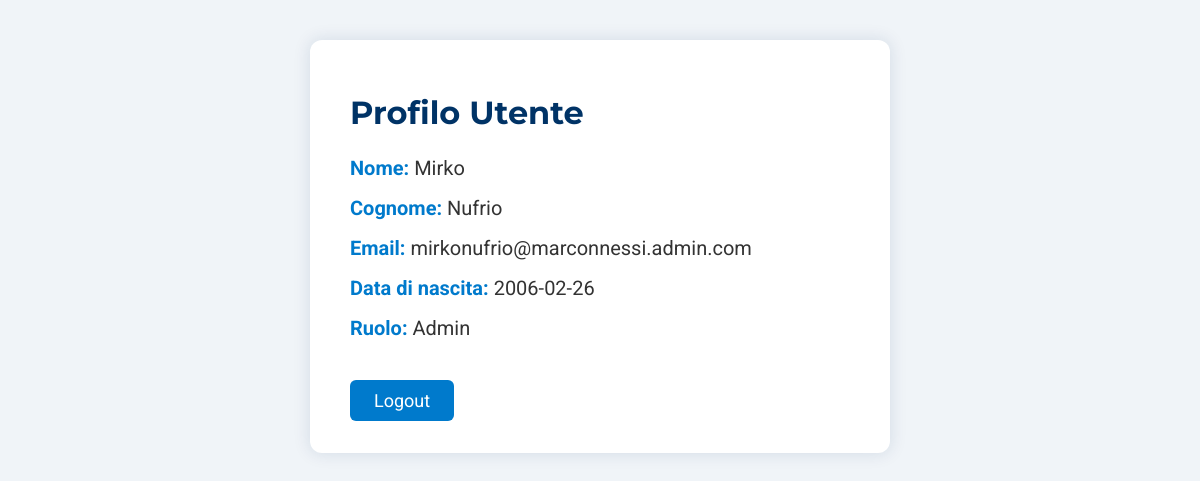
/marconnessi/pages/profilo.php (signed in), run on the app's committed database.
### tables this page shows
CREATE TABLE `persone` (
  `id_persona` int(11) NOT NULL,
  `mail` varchar(319) NOT NULL,
  `password` varchar(255) NOT NULL,
  `nome` varchar(30) NOT NULL,
  `cognome` varchar(30) NOT NULL,
  `data_nascita` date NOT NULL,
  `ruolo` int(11) NOT NULL,
  `created` timestamp NOT NULL DEFAULT current_timestamp() ON UPDATE current_timestamp()
);

### marconnessi/pages/profilo.php (the view, shortened to what this page needs)
<?php
$database = new Database();
$conn = $database->getConnection();
$id_persona = $_SESSION["id_persona"];
$sql = "SELECT nome, cognome, mail, data_nascita, ruolo FROM persone WHERE id_persona = ?";
$stmt = $conn->prepare($sql);
$stmt->bind_param("i", $id_persona);
$stmt->execute();
$stmt->bind_result($nome, $cognome, $mail, $data_nascita, $ruolo);
$ruoli = [1 => "Admin", 2 => "Docente", 3 => "Studente"];
$ruolo_testo = isset($ruoli[$ruolo]) ? $ruoli[$ruolo] : "Sconosciuto";
?>
<!DOCTYPE html>
<html lang="it">
<head>
</head>
<body>
<div class="container">
    <h1>Profilo Utente</h1>
    <div class="profile-info"><span class="profile-label">Nome:</span> <?php echo htmlspecialchars($nome); ?></div>
    <div class="profile-info"><span class="profile-label">Cognome:</span> <?php echo htmlspecialchars($cognome); ?></div>
    <div class="profile-info"><span class="profile-label">Email:</span> <?php echo htmlspecialchars($mail); ?></div>
    <div class="profile-info"><span class="profile-label">Data di nascita:</span> <?php echo htmlspecialchars($data_nascita); ?></div>
    <div class="profile-info"><span class="profile-label">Ruolo:</span> <?php echo htmlspecialchars($ruolo_testo); ?></div>
    <a href="../logout.php" class="logout-btn">Logout</a>
</div>
</body>
</html>

### marconnessi/pages/profilo.php (style rules this page uses)
body { margin: 0; font-family: 'Roboto', sans-serif; background-color: #f0f4f8; }
.container { max-width: 500px; margin: 40px auto; background: #fff; border-radius: 12px; box-shadow: 0 0 16px 2px rgba(0,51,102,0.10); padding: 32px 40px; }
h1 { font-family: 'Montserrat', sans-serif; color: #003366; font-size: 32px; margin-bottom: 24px; }
.profile-info { font-size: 20px; color: #333; margin-bottom: 16px; }
.profile-label { font-weight: bold; color: #007acc; }
.logout-btn { display: inline-block; margin-top: 24px; padding: 10px 24px; background: #007acc; color: #fff; border: none; border-radius: 6px; font-size: 18px; cursor: pointer; text-decoration: none; transition: background 0.2s; }

### data on the page
persone: nome "Mirko", cognome "Nufrio", mail "mirkonufrio@marconnessi.admin.com", data_nascita "2006-02-26", ruolo "Admin"
